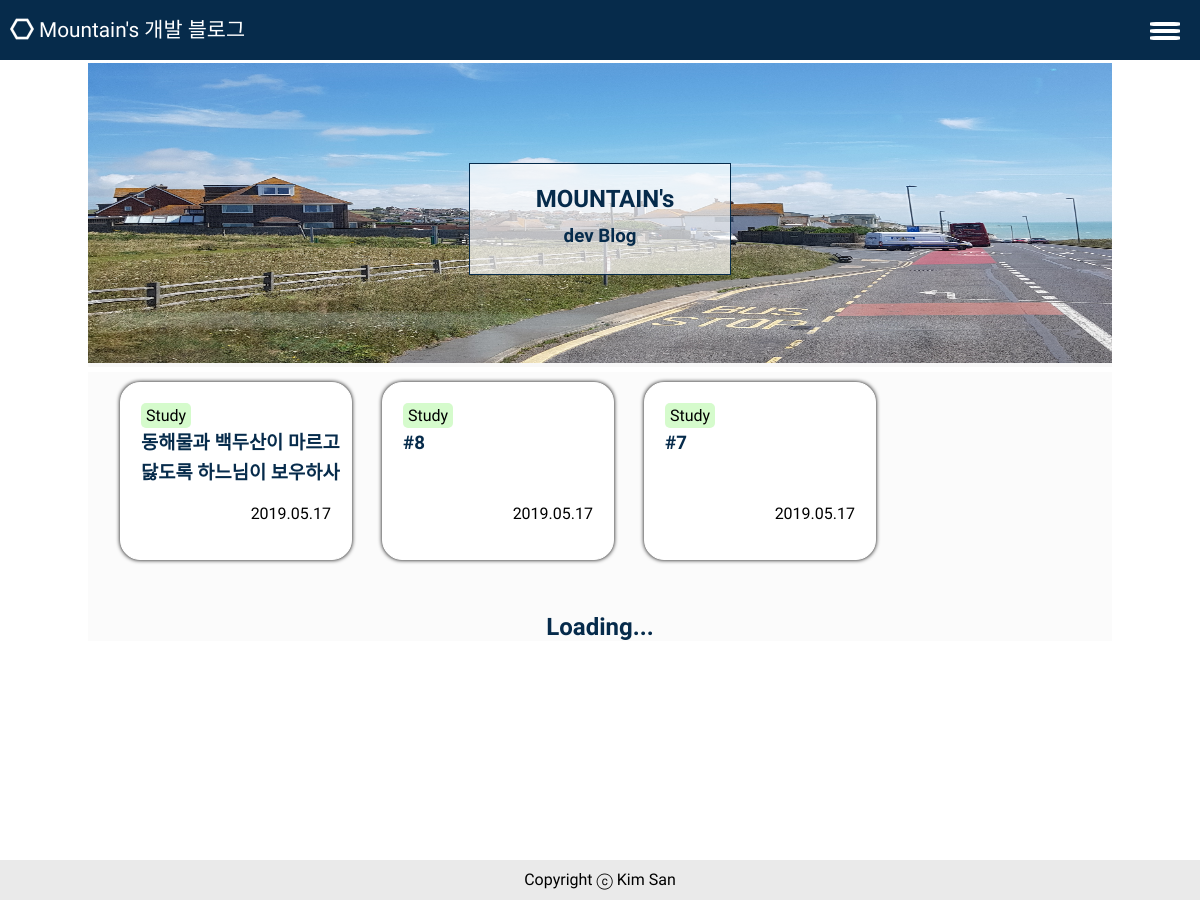
The app's page /, older data.
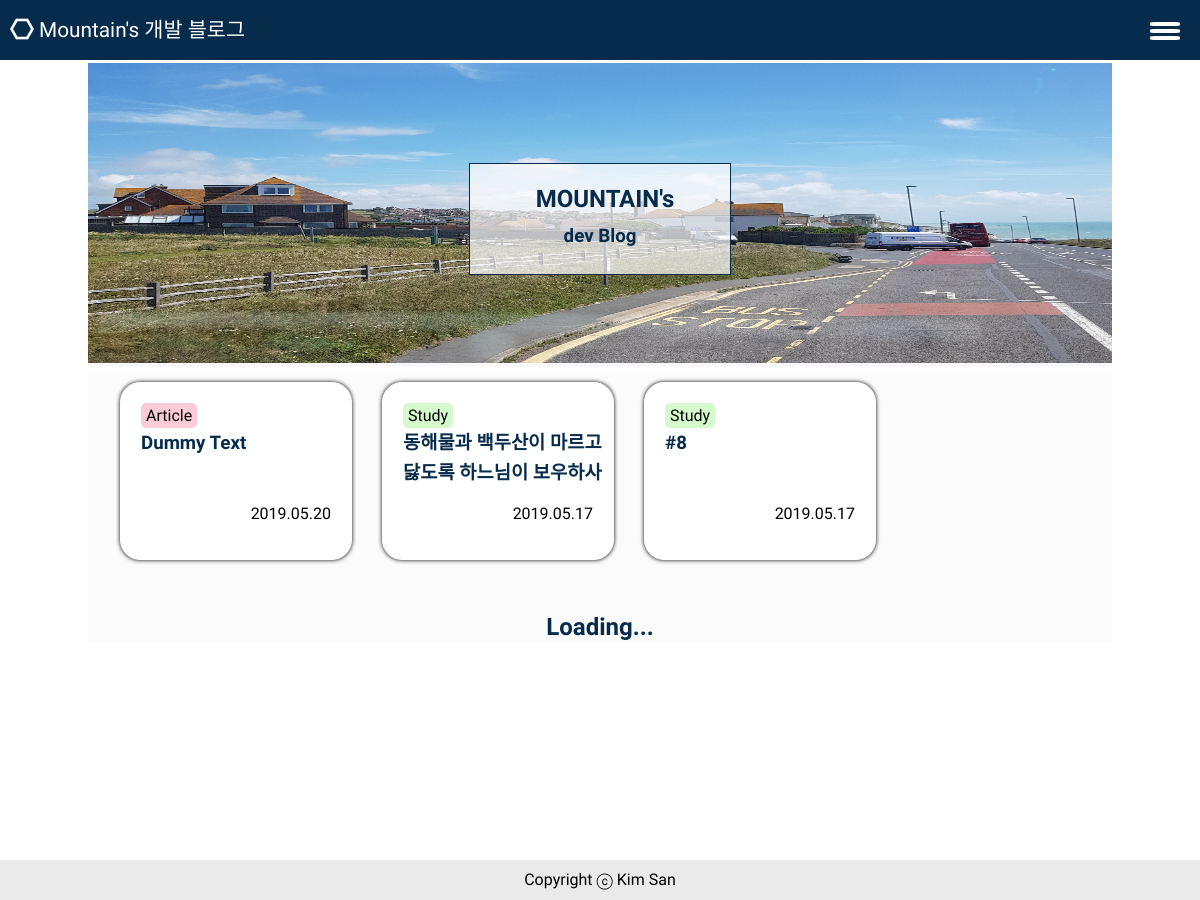
The same page, newer data.
### home/models.py (models this page shows, shortened)
class Post(models.Model):
    title = models.CharField(max_length=30)
    category = models.CharField(max_length=10, choices=categories, default='Study')
    content = RichTextField()
    created_date = models.DateTimeField(auto_now_add=True)
    updated_date = models.DateTimeField(auto_now=True)
    slug = models.SlugField(allow_unicode=True, unique=True)
    class Meta:
        db_table = 'Posts'
        ordering = ('-created_date',)
    def get_absolute_url(self):
        return reverse('home:post_detail', args=[self.slug])

### home/views.py (the view)
# urls.py: 2. Add a URL to urlpatterns:  path('', views.home, name='home')
def home(request):
    posts = Post.objects.all()
    title = "전체 포스팅"
    page = request.GET.get('page', 1)
    paginator = Paginator(posts, 3)
    post_count = posts.count()
    is_home = True
    try:
        post_list = paginator.page(page)
    except PageNotAnInteger:
        post_list = paginator.page(1)
    except EmptyPage:
        post_list = paginator.page(paginator.num_pages)
    return render(request, "home/home.html", {
        'post_count': post_count,
        "title": title,
        'post_list': post_list,
        'is_home': is_home,
        })

### home/templates/home/home.html (shortened to what this page needs)
{% extends 'home/layout.html' %}
{% block header %}
    {% load static %}
    <link href="{% static 'css/post_list.css' %}" type="text/css" rel="stylesheet">
{% endblock %}
{% block content %}
<div class="wrapper">
    <div id="page_title">
        {% if is_home %}
        <img src="{% static 'images/fixed.jpg' %}" id="main-poster">
        <div id="title">
            <div id="title-box">
                <h2>MOUNTAIN's</h2>
                <h3>dev Blog</h3>
            </div>
        </div>
        {% else %}
            <h2>{{ title }}</h2>
            <p>{{ post_count }}개의 글</p>
        {% endif %}
    </div>
    <div class="content">
        <section>
            <ul class="infinite-container grid-post">
                    {% for post in post_list %}
                        <div class="infinite-item unwraped">
                            <li class="list-raw">
                                <p id="category">{{ post.category }}</p>
                                <a href="{{ post.get_absolute_url }}" id="detail_link">
                                    <h3 id="post-title">{{ post.title }}</h3>
                                </a>
                                <p id="date">{{ post.created_date|date:"Y.m.d" }}</p>
                            </li>
                        </div>
                    {% endfor %}
            </ul>
            <div class="loading" style="display: none;">
                <h2>Loading...</h2>
            </div>
        </section>
    </div>
</div>
{% endblock %}

### home/templates/home/layout.html (shortened to what this page needs)
<!DOCTYPE html>
{% load static %}
<html lang="en">
<head>
    <link href="{% static 'css/common.css' %}" type="text/css" rel="stylesheet">
    {% block header %}
    {% endblock %}
</head>
<body>
    <header>
        <img src="{% static 'images/header-icon2.png' %}">
            <a href="{% url 'home:main' %}">Mountain's 개발 블로그</a>
            <div id="nav-icon">
                <span></span>
                <span></span>
                <span></span>
            </div>
    </header>
    {% block content %}
    {% endblock %}
    <footer>
        <p>Copyright ⓒ Kim San</p>
    </footer>
</body>
</html>

### home/static/css/common.css (style rules this page uses)
html, body { padding: 0; margin : 0; width : 100%; height: 100%; font-family: 'Stylish', sans-serif; }
.wrapper { height: auto; min-height: 100%; }
header { position: fixed; box-sizing: border-box; height: 60px; width: 100%; padding: 5px; background-color: #062B4B; display: block; top: 0; z-index: 1000; }
header a { float: left; margin: auto; margin-top: 8px; font-size : 1.3em; color: white; position: relative; margin-left: 5px; line-height: 100%; text-align: center; display: block; text-decoration: none; margin-top: 15px; }
header img { float: left; margin-top: 12px; cursor: pointer; margin-left: 5px; }
#nav-icon { float: right; position: relative; height: 35px; width: 60px; margin: auto; margin-top: 10px; cursor: pointer; -webkit-transform: rotate(0deg); -moz-transform: rotate(0deg); -o-transform: rotate(0deg); transform: rotate(0deg); -webkit-transition: 0.5s ease-in-out; -moz-transition: 0.5s ease-in-out; -o-transition: 0.5s ease-in-out; transition: 0.5s ease-in-out; }
#nav-icon span { left: 15px; border-radius : 20%; display: block; position: absolute; height: 4px; width: 30px; background-color: white; opacity: 1; -webkit-transfrom: rotate(0deg); -moz-transform: rotate(0deg); -o-transform: rotate(0deg); transform: rotate(0deg); -webkit-transition: 0.25s ease-in-out; -moz-transition: 0.25s ease-in-out; -o-transition: 0.25s ease-in-out; transition: 0.25s ease-in-out; }
#nav-icon span:nth-child(1) { top: 6.5px; }
#nav-icon span:nth-child(2) { top: 13.5px; }
#nav-icon span:nth-child(3) { top: 20.5px; }
.content { position: relative; margin: 40px 5px 5px 5px; }
section p { position: relative; }
footer { width: 100%; height: 40px; position: relative; background-color: #eaeaea; text-align: center; }
footer p { margin-top: 0; line-height: 40px; }

### home/static/css/post_list.css (style rules this page uses)
.content { background-color: #FBFBFB; margin: 5px 0 0 0; position: relative; }
#page_title { position: relative; clear: both; margin-top: 60px; background-color: #F8F8F8; height: auto; min-height: 100px; width: 100%; border-top: 3px solid white; font-family: 'Nanum Myeongjo', serif; }
#main-poster { width: 100%; height: 300px; }
#title { position: absolute; width: 100%; height: 100px; top: 100px; display: block; }
#title-box { width: 250px; height: 100%; display:block; margin: 0 auto; background-color: rgba(255, 255, 255, 0.7); padding: 5px; border: 1px solid #062B4B; }
#title-box h2, h3 { margin: auto; text-align: center; line-height: 30px; color: #062B4B; }
#page_title h2 { text-indent: 10px; margin-bottom: 7px; width: 90%; margin: 15px auto 7px; }
.grid-post { list-style-type: none; padding: 0; display: block; }
.infinite-item li { list-style-type: none; position: relative; width: 190px; margin: 10px auto; height: auto; background-color: white; padding: 20px !important; border-radius: 20px; box-shadow: 0px 0px 4px; border: 1px solid white; }
.infinite-item { transition: 0.5s ease-in-out; height: auto; }
a#detail_link { width: 100%; height: 100%; color: #062B4B; text-decoration: none; }
p#category { text-align: left; margin: 0; background-color: #CCD5FB; border-radius: 5px; display: inline-block; padding: 3px 5px; }
#post-title { display: -webkit-box; display: -ms-flexbox; display: box; vertical-align: top; overflow: hidden; text-overflow: ellipsis; width: 200px; line-height: 30px; height: 60px; word-wrap: break-word; -webkit-line-clamp: 2; -webkit-box-orient: vertical; text-align: left; }
#date { text-align: right; }
.loading { margin: auto; }
.loading h2 { text-align: center; color: #062B4B; }
@media only screen and (min-width: 768px) { .infinite-item { display: inline-block; float: left; margin: 10px 0; } }
@media only screen and (min-width: 768px) { .infinite-item:nth-child(3n+2) { margin-left: 15px; margin-right: 15px; } }
@media only screen and (min-width: 768px) { .infinite-item li { display: block; margin: auto; } }
@media only screen and (min-width: 768px) { .grid-post { display: inline-block; height: auto; width: 100%; margin: auto; } }
@media only screen and (min-width: 1024px) { .wrapper { display: block; margin: auto; width: 1024px; } }
@media only screen and (min-width: 1024px) { .infinite-item:nth-child(3n+2) { margin-left: 30px; margin-right: 30px; } }
@media only screen and (min-width: 1024px) { .infinite-item:nth-child(3n+1) { margin-left: 124px; } }
@media only screen and (min-width: 1024px) { .infinite-item:nth-child(3n) { margin-right: 124px; } }

Row changes from the older to the newer data that the page shows:
no longer on this page (row unchanged): Post: category "Study", title "#7", created_date "2019.05.17"
added Post: category "Article", title "Dummy Text", created_date "2019.05.20"
